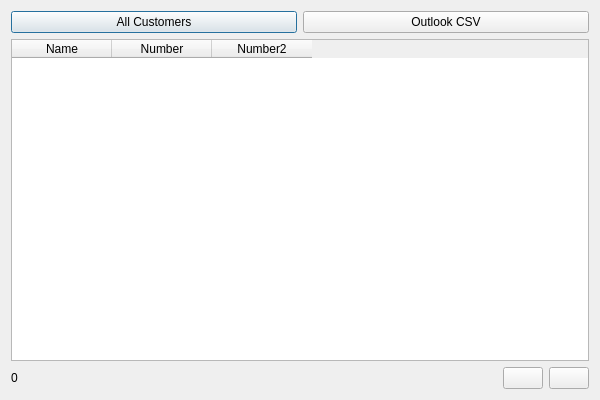
<?xml version="1.0" encoding="UTF-8"?>
<ui version="4.0">
 <class>dialodGroupSmsAdd</class>
 <widget class="QDialog" name="dialodGroupSmsAdd">
  <property name="windowModality">
   <enum>Qt::WindowModal</enum>
  </property>
  <property name="geometry">
   <rect>
    <x>0</x>
    <y>0</y>
    <width>600</width>
    <height>400</height>
   </rect>
  </property>
  <property name="minimumSize">
   <size>
    <width>600</width>
    <height>400</height>
   </size>
  </property>
  <property name="maximumSize">
   <size>
    <width>600</width>
    <height>400</height>
   </size>
  </property>
  <property name="windowTitle">
   <string>Group Sms</string>
  </property>
  <layout class="QVBoxLayout" name="verticalLayout">
   <item>
    <layout class="QHBoxLayout" name="horizontalLayout_2">
     <property name="topMargin">
      <number>0</number>
     </property>
     <item>
      <widget class="QPushButton" name="pushButtonAddCustomers">
       <property name="text">
        <string>All Customers</string>
       </property>
      </widget>
     </item>
     <item>
      <widget class="QPushButton" name="pushButtonAddCsv">
       <property name="text">
        <string>Outlook CSV</string>
       </property>
      </widget>
     </item>
    </layout>
   </item>
   <item>
    <widget class="QTableWidget" name="tableWidgetNumbers">
     <property name="selectionMode">
      <enum>QAbstractItemView::MultiSelection</enum>
     </property>
     <property name="selectionBehavior">
      <enum>QAbstractItemView::SelectRows</enum>
     </property>
     <column>
      <property name="text">
       <string>Name</string>
      </property>
     </column>
     <column>
      <property name="text">
       <string>Number</string>
      </property>
     </column>
     <column>
      <property name="text">
       <string>Number2</string>
      </property>
     </column>
    </widget>
   </item>
   <item>
    <layout class="QHBoxLayout" name="horizontalLayout">
     <property name="topMargin">
      <number>0</number>
     </property>
     <item>
      <widget class="QLabel" name="labelNumberOfPeople">
       <property name="text">
        <string>0</string>
       </property>
      </widget>
     </item>
     <item>
      <spacer name="horizontalSpacer">
       <property name="orientation">
        <enum>Qt::Horizontal</enum>
       </property>
       <property name="sizeHint" stdset="0">
        <size>
         <width>40</width>
         <height>20</height>
        </size>
       </property>
      </spacer>
     </item>
     <item>
      <widget class="QPushButton" name="pushButtonUpdateToMain">
       <property name="text">
        <string/>
       </property>
       <property name="icon">
        <iconset resource="custom.qrc">
         <normaloff>:/icons/images/icons/save.png</normaloff>:/icons/images/icons/save.png</iconset>
       </property>
      </widget>
     </item>
     <item>
      <widget class="QPushButton" name="pushButtonDelete">
       <property name="text">
        <string/>
       </property>
       <property name="icon">
        <iconset resource="custom.qrc">
         <normaloff>:/icons/images/icons/trash.png</normaloff>:/icons/images/icons/trash.png</iconset>
       </property>
      </widget>
     </item>
    </layout>
   </item>
  </layout>
 </widget>
 <resources>
  <include location="custom.qrc"/>
 </resources>
 <connections/>
</ui>
